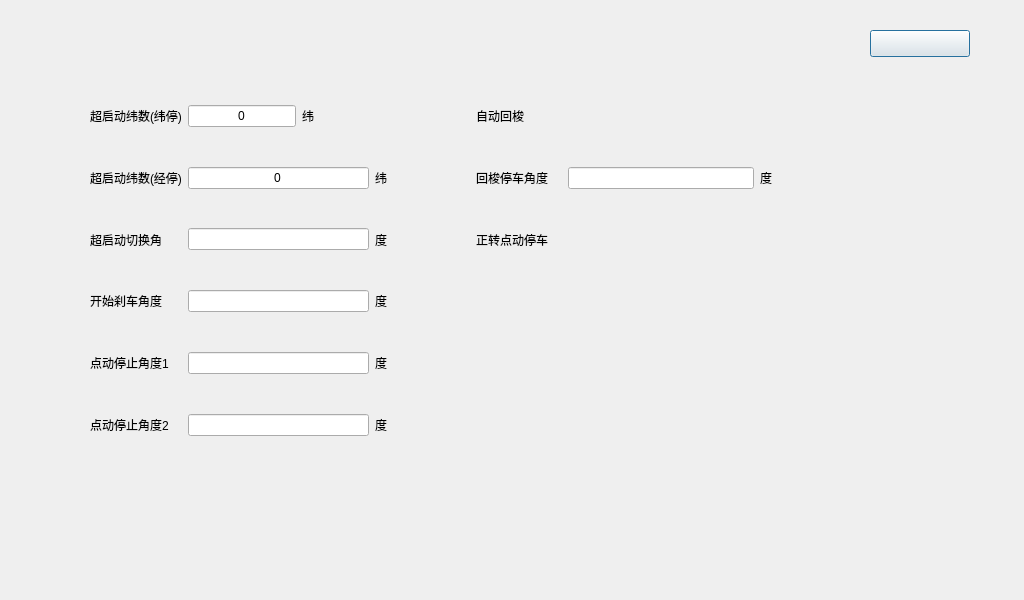
<?xml version="1.0" encoding="UTF-8"?>
<ui version="4.0">
 <class>QiTingSheDing</class>
 <widget class="QDialog" name="QiTingSheDing">
  <property name="geometry">
   <rect>
    <x>0</x>
    <y>0</y>
    <width>1024</width>
    <height>600</height>
   </rect>
  </property>
  <property name="windowTitle">
   <string>Dialog</string>
  </property>
  <widget class="QPushButton" name="pb_back">
   <property name="geometry">
    <rect>
     <x>870</x>
     <y>30</y>
     <width>100</width>
     <height>27</height>
    </rect>
   </property>
   <property name="text">
    <string/>
   </property>
  </widget>
  <widget class="QWidget" name="widget" native="true">
   <property name="geometry">
    <rect>
     <x>90</x>
     <y>90</y>
     <width>691</width>
     <height>361</height>
    </rect>
   </property>
   <layout class="QGridLayout" name="gridLayout">
    <property name="leftMargin">
     <number>0</number>
    </property>
    <property name="topMargin">
     <number>0</number>
    </property>
    <property name="rightMargin">
     <number>0</number>
    </property>
    <property name="bottomMargin">
     <number>0</number>
    </property>
    <property name="horizontalSpacing">
     <number>80</number>
    </property>
    <property name="verticalSpacing">
     <number>10</number>
    </property>
    <item row="0" column="0">
     <widget class="QWidget" name="widget_2" native="true">
      <layout class="QHBoxLayout" name="horizontalLayout">
       <property name="leftMargin">
        <number>0</number>
       </property>
       <property name="topMargin">
        <number>0</number>
       </property>
       <property name="bottomMargin">
        <number>0</number>
       </property>
       <item>
        <widget class="QLabel" name="label">
         <property name="text">
          <string>超启动纬数(纬停)</string>
         </property>
        </widget>
       </item>
       <item>
        <widget class="QLineEdit" name="lineEdit">
         <property name="sizePolicy">
          <sizepolicy hsizetype="Fixed" vsizetype="Fixed">
           <horstretch>10</horstretch>
           <verstretch>0</verstretch>
          </sizepolicy>
         </property>
         <property name="text">
          <string>0</string>
         </property>
         <property name="alignment">
          <set>Qt::AlignCenter</set>
         </property>
        </widget>
       </item>
       <item>
        <widget class="QLabel" name="label_2">
         <property name="text">
          <string>纬</string>
         </property>
        </widget>
       </item>
      </layout>
     </widget>
    </item>
    <item row="0" column="1">
     <widget class="QWidget" name="widget_9" native="true">
      <layout class="QHBoxLayout" name="horizontalLayout_8">
       <property name="leftMargin">
        <number>0</number>
       </property>
       <property name="topMargin">
        <number>0</number>
       </property>
       <property name="rightMargin">
        <number>0</number>
       </property>
       <property name="bottomMargin">
        <number>0</number>
       </property>
       <item>
        <widget class="QLabel" name="label_15">
         <property name="text">
          <string>自动回梭</string>
         </property>
        </widget>
       </item>
       <item>
        <widget class="QDialogButtonBox" name="bB1">
         <property name="standardButtons">
          <set>QDialogButtonBox::NoButton</set>
         </property>
        </widget>
       </item>
      </layout>
     </widget>
    </item>
    <item row="1" column="0">
     <widget class="QWidget" name="widget_3" native="true">
      <layout class="QHBoxLayout" name="horizontalLayout_2">
       <property name="leftMargin">
        <number>0</number>
       </property>
       <property name="topMargin">
        <number>0</number>
       </property>
       <property name="bottomMargin">
        <number>0</number>
       </property>
       <item>
        <widget class="QLabel" name="label_3">
         <property name="text">
          <string>超启动纬数(经停)</string>
         </property>
        </widget>
       </item>
       <item>
        <widget class="QLineEdit" name="lineEdit_2">
         <property name="text">
          <string>0</string>
         </property>
         <property name="alignment">
          <set>Qt::AlignCenter</set>
         </property>
        </widget>
       </item>
       <item>
        <widget class="QLabel" name="label_4">
         <property name="text">
          <string>纬</string>
         </property>
        </widget>
       </item>
      </layout>
     </widget>
    </item>
    <item row="1" column="1">
     <widget class="QWidget" name="widget_8" native="true">
      <layout class="QHBoxLayout" name="horizontalLayout_7">
       <property name="leftMargin">
        <number>0</number>
       </property>
       <property name="topMargin">
        <number>0</number>
       </property>
       <property name="bottomMargin">
        <number>0</number>
       </property>
       <item>
        <widget class="QLabel" name="label_13">
         <property name="text">
          <string>回梭停车角度    </string>
         </property>
        </widget>
       </item>
       <item>
        <widget class="QLineEdit" name="lineEdit_7">
         <property name="alignment">
          <set>Qt::AlignCenter</set>
         </property>
        </widget>
       </item>
       <item>
        <widget class="QLabel" name="label_14">
         <property name="text">
          <string>度</string>
         </property>
        </widget>
       </item>
      </layout>
     </widget>
    </item>
    <item row="2" column="0">
     <widget class="QWidget" name="widget_4" native="true">
      <layout class="QHBoxLayout" name="horizontalLayout_3">
       <property name="leftMargin">
        <number>0</number>
       </property>
       <property name="topMargin">
        <number>0</number>
       </property>
       <property name="bottomMargin">
        <number>0</number>
       </property>
       <item>
        <widget class="QLabel" name="label_5">
         <property name="text">
          <string>超启动切换角      </string>
         </property>
        </widget>
       </item>
       <item>
        <widget class="QLineEdit" name="lineEdit_3">
         <property name="alignment">
          <set>Qt::AlignCenter</set>
         </property>
        </widget>
       </item>
       <item>
        <widget class="QLabel" name="label_6">
         <property name="text">
          <string>度</string>
         </property>
        </widget>
       </item>
      </layout>
     </widget>
    </item>
    <item row="2" column="1">
     <widget class="QWidget" name="widget_10" native="true">
      <layout class="QHBoxLayout" name="horizontalLayout_9">
       <property name="leftMargin">
        <number>0</number>
       </property>
       <property name="topMargin">
        <number>0</number>
       </property>
       <property name="rightMargin">
        <number>0</number>
       </property>
       <property name="bottomMargin">
        <number>0</number>
       </property>
       <item>
        <widget class="QLabel" name="label_16">
         <property name="text">
          <string>正转点动停车</string>
         </property>
        </widget>
       </item>
       <item>
        <widget class="QDialogButtonBox" name="bB2">
         <property name="standardButtons">
          <set>QDialogButtonBox::NoButton</set>
         </property>
        </widget>
       </item>
      </layout>
     </widget>
    </item>
    <item row="3" column="0">
     <widget class="QWidget" name="widget_5" native="true">
      <layout class="QHBoxLayout" name="horizontalLayout_4">
       <property name="leftMargin">
        <number>0</number>
       </property>
       <property name="topMargin">
        <number>0</number>
       </property>
       <property name="bottomMargin">
        <number>0</number>
       </property>
       <item>
        <widget class="QLabel" name="label_7">
         <property name="text">
          <string>开始刹车角度      </string>
         </property>
        </widget>
       </item>
       <item>
        <widget class="QLineEdit" name="lineEdit_4">
         <property name="alignment">
          <set>Qt::AlignCenter</set>
         </property>
        </widget>
       </item>
       <item>
        <widget class="QLabel" name="label_8">
         <property name="text">
          <string>度</string>
         </property>
        </widget>
       </item>
      </layout>
     </widget>
    </item>
    <item row="4" column="0">
     <widget class="QWidget" name="widget_6" native="true">
      <layout class="QHBoxLayout" name="horizontalLayout_5">
       <property name="leftMargin">
        <number>0</number>
       </property>
       <property name="topMargin">
        <number>0</number>
       </property>
       <property name="bottomMargin">
        <number>0</number>
       </property>
       <item>
        <widget class="QLabel" name="label_9">
         <property name="text">
          <string>点动停止角度1    </string>
         </property>
        </widget>
       </item>
       <item>
        <widget class="QLineEdit" name="lineEdit_5">
         <property name="alignment">
          <set>Qt::AlignCenter</set>
         </property>
        </widget>
       </item>
       <item>
        <widget class="QLabel" name="label_10">
         <property name="text">
          <string>度</string>
         </property>
        </widget>
       </item>
      </layout>
     </widget>
    </item>
    <item row="5" column="0">
     <widget class="QWidget" name="widget_7" native="true">
      <layout class="QHBoxLayout" name="horizontalLayout_6">
       <property name="leftMargin">
        <number>0</number>
       </property>
       <property name="topMargin">
        <number>0</number>
       </property>
       <property name="bottomMargin">
        <number>0</number>
       </property>
       <item>
        <widget class="QLabel" name="label_11">
         <property name="text">
          <string>点动停止角度2    </string>
         </property>
        </widget>
       </item>
       <item>
        <widget class="QLineEdit" name="lineEdit_6">
         <property name="alignment">
          <set>Qt::AlignCenter</set>
         </property>
        </widget>
       </item>
       <item>
        <widget class="QLabel" name="label_12">
         <property name="text">
          <string>度</string>
         </property>
        </widget>
       </item>
      </layout>
     </widget>
    </item>
   </layout>
  </widget>
 </widget>
 <resources/>
 <connections/>
</ui>
